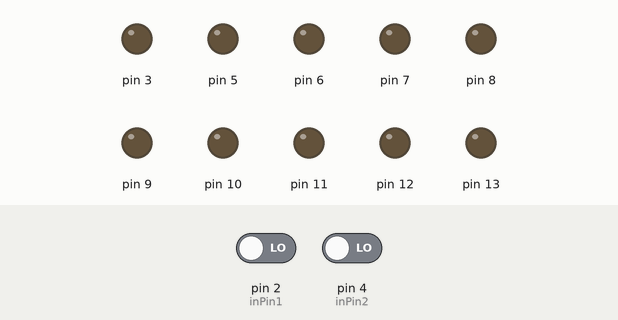
Simulated run of this sketch. Board: Arduino Uno, built with avr-gcc and run on an emulated ATmega328P. On the bench: output pins drawn as LEDs (lit = HIGH). The inputs (shaded band) are chosen by the test bench; at power-on: pin 4 (inPin2) LOW, pin 2 (inPin1) LOW.

Above: at 11.7 s.
11.8 s: pin 4 (inPin2) driven LOW
At 14.35 s:
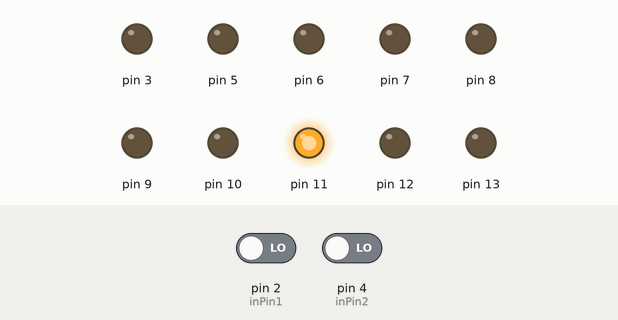
16.6 s: pin 2 (inPin1) driven HIGH
At 16.75 s:
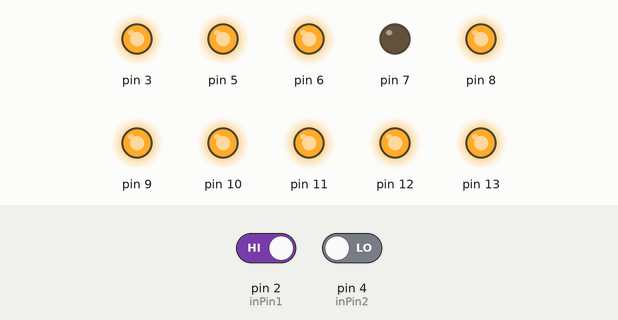
Timing chart, 0 to 35.5 s (numbered marks = the images above; inputs shaded):
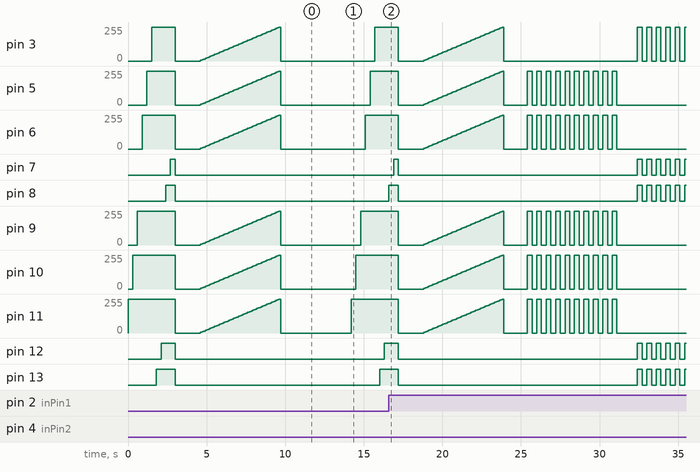

Measured:
- by itself, pin 12, pin 13: repeats every 0.60 s: HIGH 0.30 s, LOW 0.30 s

The sketch:

led.ino
```cpp
int brintness=0;
int inPin1=2;
int inPin2=4;
int val1=0;
int val2=0;
int i=0;
int count=0;
void setup()
{
  pinMode(13, OUTPUT);
  pinMode(12, OUTPUT);
  pinMode(11, OUTPUT);
  pinMode(10, OUTPUT);
  pinMode(9, OUTPUT);
  pinMode(8, OUTPUT);
  pinMode(7, OUTPUT);
  pinMode(6, OUTPUT);
  pinMode(5, OUTPUT);
  pinMode(3, OUTPUT);
  pinMode(inPin1,INPUT);
  pinMode(inPin2,INPUT);
}

void loop()
{
  digitalWrite(11, HIGH);
  delay(300);
  digitalWrite(10, HIGH);
  delay(300);
  digitalWrite(9, HIGH);
  delay(300);
  digitalWrite(6, HIGH);
  delay(300);
  digitalWrite(5, HIGH);
  delay(300);
  digitalWrite(3, HIGH);
  delay(300);
  digitalWrite(13, HIGH);
  delay(300);
  digitalWrite(12, HIGH);
  delay(300);
  digitalWrite(8, HIGH);
  delay(300);
  digitalWrite(7, HIGH);
  delay(300);
  digitalWrite(11, LOW);
  digitalWrite(10, LOW);
  digitalWrite(9, LOW);
  digitalWrite(6, LOW);
  digitalWrite(5, LOW);
  digitalWrite(3, LOW);
  digitalWrite(13, LOW);
  digitalWrite(12, LOW);
  digitalWrite(8, LOW);
  digitalWrite(7, LOW);
  delay(1500);
  for(brintness=0;brintness<=255;brintness+=5){
    analogWrite(11,brintness);
    analogWrite(10,brintness);
    analogWrite(9,brintness);
    analogWrite(6,brintness);
    analogWrite(5,brintness);
    analogWrite(3,brintness);
    delay(100);
  }
  digitalWrite(11, LOW);
  digitalWrite(10, LOW);
  digitalWrite(9, LOW);
  digitalWrite(6, LOW);
  digitalWrite(5, LOW);
  digitalWrite(3, LOW);
  digitalWrite(13, LOW);
  digitalWrite(12, LOW);
  digitalWrite(8, LOW);
  digitalWrite(7, LOW);
  delay(1500);

  val1=digitalRead(inPin1);
  if(val1==HIGH){
    for(i=0;i<10;i++){
      digitalWrite(11, HIGH);
  	  digitalWrite(10, HIGH);
      digitalWrite(9, HIGH);
      digitalWrite(6, HIGH);
      digitalWrite(5, HIGH);
      delay(300);
      digitalWrite(11, LOW);
  	  digitalWrite(10, LOW);
      digitalWrite(9, LOW);
      digitalWrite(6, LOW);
      digitalWrite(5, LOW);
      delay(300);
    }
    digitalWrite(11, LOW);
    digitalWrite(10, LOW);
    digitalWrite(9, LOW);
    digitalWrite(6, LOW);
    digitalWrite(5, LOW);
    digitalWrite(3, LOW);
    digitalWrite(13, LOW);
    digitalWrite(12, LOW);
    digitalWrite(8, LOW);
    digitalWrite(7, LOW);
    delay(1000);
    for(i=0;i<10;i++){
      digitalWrite(3, HIGH);
      digitalWrite(13, HIGH);
      digitalWrite(12, HIGH);
      digitalWrite(8, HIGH);
      digitalWrite(7, HIGH);
      delay(300);
      digitalWrite(3, LOW);
      digitalWrite(13, LOW);
      digitalWrite(12, LOW);
      digitalWrite(8, LOW);
      digitalWrite(7, LOW);
      delay(300);
    }
  }
  digitalWrite(11, LOW);
  digitalWrite(10, LOW);
  digitalWrite(9, LOW);
  digitalWrite(6, LOW);
  digitalWrite(5, LOW);
  digitalWrite(3, LOW);
  digitalWrite(13, LOW);
  digitalWrite(12, LOW);
  digitalWrite(8, LOW);
  digitalWrite(7, LOW);
  delay(1500);
  val2=digitalRead(inPin2);
  if(val2==HIGH){
    if(count%2==0) {
      count++;
      digitalWrite(11, HIGH);
      digitalWrite(10, HIGH);
      digitalWrite(9, HIGH);
      digitalWrite(6, HIGH);
      digitalWrite(5, HIGH);
      delay(300);
      digitalWrite(3, LOW);
      digitalWrite(13, LOW);
      digitalWrite(12, LOW);
      digitalWrite(8, LOW);
      digitalWrite(7, LOW);
      delay(300);
    }
    else{
      count++;
      digitalWrite(3, HIGH);
      digitalWrite(13, HIGH);
      digitalWrite(12, HIGH);
      digitalWrite(8, HIGH);
      digitalWrite(7, HIGH);
      delay(300);
      digitalWrite(11, LOW);
      digitalWrite(10, LOW);
      digitalWrite(9, LOW);
      digitalWrite(6, LOW);
      digitalWrite(5, LOW);
      delay(300);
    }
  }
  digitalWrite(11, LOW);
  digitalWrite(10, LOW);
  digitalWrite(9, LOW);
  digitalWrite(6, LOW);
  digitalWrite(5, LOW);
  digitalWrite(3, LOW);
  digitalWrite(13, LOW);
  digitalWrite(12, LOW);
  digitalWrite(8, LOW);
  digitalWrite(7, LOW);
  delay(1500);
}
```
